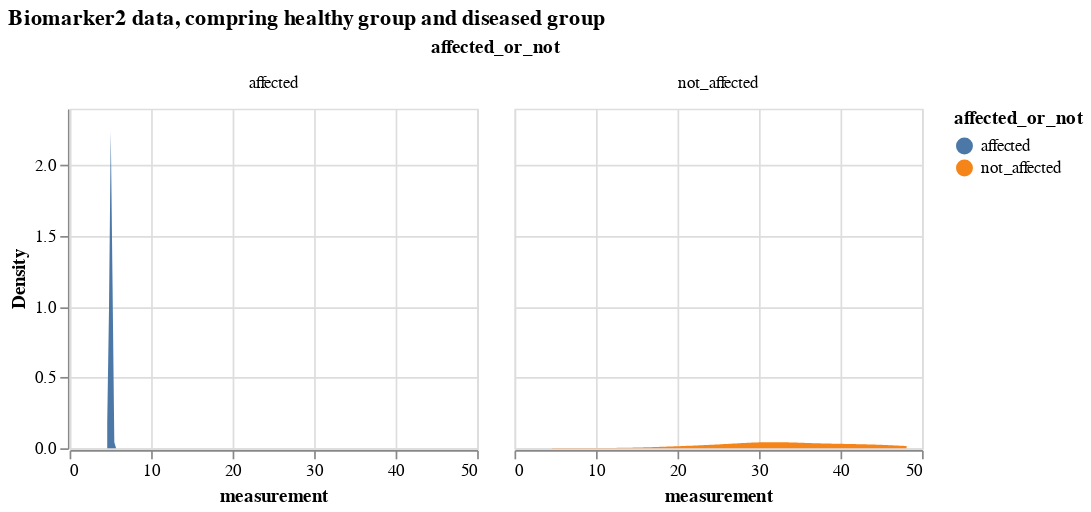

Notebook source saved alongside this figure:
### Markdown cell above
### Comparing a certain biomarker data

### Code cell
# select only biomarker 2 
bio_2_data = df_expanded[df_expanded.Biomarker=='Biomarker 2'].drop(['k_j', 'S_n', 'Biomarker'], axis = 1)
# biomarker2 data, comparing from diseased and healthy groups
alt.Chart(bio_2_data).transform_density(
    'measurement',
    as_=['measurement', 'Density'],
    groupby=['affected_or_not']
).mark_area().encode(
    x="measurement:Q",
    y="Density:Q",
    facet = alt.Facet(
        "affected_or_not:N",
    ),
    color=alt.Color(
        'affected_or_not:N'
    )
).properties(
    width= 240,
    height = 200,
).properties(
    title='Biomarker2 data, compring healthy group and diseased group'
)

### Figure 1 — Vega-Lite specification as saved in the notebook (floating-point values rounded to 4 significant figures)
{"config": {"view": {"continuousWidth": 300, "continuousHeight": 300}}, "data": {"name": "data-2a8df149cb6bb7097e6e93226ee2cc9a"}, "mark": {"type": "area"}, "encoding": {"color": {"field": "affected_or_not", "type": "nominal"}, "facet": {"field": "affected_or_not", "type": "nominal"}, "x": {"field": "measurement", "type": "quantitative"}, "y": {"field": "Density", "type": "quantitative"}}, "height": 200, "title": "Biomarker2 data, compring healthy group and diseased group", "transform": [{"density": "measurement", "groupby": ["affected_or_not"], "as": ["measurement", "Density"]}], "width": 240, "$schema": "https://vega.github.io/schema/vega-lite/v5.16.3.json", "datasets": {"data-2a8df149cb6bb7097e6e93226ee2cc9a": [{"participant": 0, "measurement": 5.038, "affected_or_not": "affected"}, {"participant": 1, "measurement": 5.34, "affected_or_not": "affected"}, {"participant": 2, "measurement": 31.72, "affected_or_not": "not_affected"}, {"participant": 3, "measurement": 25.3, "affected_or_not": "not_affected"}, {"participant": 4, "measurement": 23.38, "affected_or_not": "not_affected"}, {"participant": 5, "measurement": 32.18, "affected_or_not": "not_affected"}, {"participant": 6, "measurement": 21.7, "affected_or_not": "not_affected"}, {"participant": 7, "measurement": 41.72, "affected_or_not": "not_affected"}, {"participant": 8, "measurement": 32.64, "affected_or_not": "not_affected"}, {"participant": 9, "measurement": 4.941, "affected_or_not": "affected"}, {"participant": 10, "measurement": 29.56, "affected_or_not": "not_affected"}, {"participant": 11, "measurement": 21.92, "affected_or_not": "not_affected"}, {"participant": 12, "measurement": 5.176, "affected_or_not": "affected"}, {"participant": 13, "measurement": 37.22, "affected_or_not": "not_affected"}, {"participant": 14, "measurement": 5.141, "affected_or_not": "affected"}, {"participant": 15, "measurement": 20.24, "affected_or_not": "not_affected"}, {"participant": 16, "measurement": 4.821, "affected_or_not": "affected"}, {"participant": 17, "measurement": 4.892, "affected_or_not": "affected"}, {"participant": 18, "measurement": 33.94, "affected_or_not": "not_affected"}, {"participant": 19, "measurement": 30.37, "affected_or_not": "not_affected"}, {"participant": 20, "measurement": 4.835, "affected_or_not": "affected"}, {"participant": 21, "measurement": 43.94, "affected_or_not": "not_affected"}, {"participant": 22, "measurement": 5.222, "affected_or_not": "affected"}, {"participant": 23, "measurement": 5.034, "affected_or_not": "affected"}, {"participant": 24, "measurement": 5.071, "affected_or_not": "affected"}, {"participant": 25, "measurement": 48.11, "affected_or_not": "not_affected"}, {"participant": 26, "measurement": 33.42, "affected_or_not": "not_affected"}, {"participant": 27, "measurement": 20.62, "affected_or_not": "not_affected"}, {"participant": 28, "measurement": 5.047, "affected_or_not": "affected"}, {"participant": 29, "measurement": 33.08, "affected_or_not": "not_affected"}, {"participant": 30, "measurement": 5.007, "affected_or_not": "affected"}, {"participant": 31, "measurement": 27.6, "affected_or_not": "not_affected"}, {"participant": 32, "measurement": 5.084, "affected_or_not": "affected"}, {"participant": 33, "measurement": 27.09, "affected_or_not": "not_affected"}, {"participant": 34, "measurement": 22.7, "affected_or_not": "not_affected"}, {"participant": 35, "measurement": 35.06, "affected_or_not": "not_affected"}, {"participant": 36, "measurement": 37.09, "affected_or_not": "not_affected"}, {"participant": 37, "measurement": 35.14, "affected_or_not": "not_affected"}, {"participant": 38, "measurement": 38.34, "affected_or_not": "not_affected"}, {"participant": 39, "measurement": 5.013, "affected_or_not": "affected"}, {"participant": 40, "measurement": 42.72, "affected_or_not": "not_affected"}, {"participant": 41, "measurement": 5.247, "affected_or_not": "affected"}, {"participant": 42, "measurement": 33.67, "affected_or_not": "not_affected"}, {"participant": 43, "measurement": 4.744, "affected_or_not": "affected"}, {"participant": 44, "measurement": 30.52, "affected_or_not": "not_affected"}, {"participant": 45, "measurement": 5.114, "affected_or_not": "affected"}, {"participant": 46, "measurement": 4.781, "affected_or_not": "affected"}, {"participant": 47, "measurement": 32.83, "affected_or_not": "not_affected"}, {"participant": 48, "measurement": 5.203, "affected_or_not": "affected"}, {"participant": 49, "measurement": 47.33, "affected_or_not": "not_affected"}, {"participant": 50, "measurement": 30.79, "affected_or_not": "not_affected"}, {"participant": 51, "measurement": 5.079, "affected_or_not": "affected"}, {"participant": 52, "measurement": 5.262, "affected_or_not": "affected"}, {"participant": 53, "measurement": 47.84, "affected_or_not": "not_affected"}, {"participant": 54, "measurement": 45.33, "affected_or_not": "not_affected"}, {"participant": 55, "measurement": 35.82, "affected_or_not": "not_affected"}, {"participant": 56, "measurement": 47.33, "affected_or_not": "not_affected"}, {"participant": 57, "measurement": 36.17, "affected_or_not": "not_affected"}, {"participant": 58, "measurement": 33.41, "affected_or_not": "not_affected"}, {"participant": 59, "measurement": 33.04, "affected_or_not": "not_affected"}, {"participant": 60, "measurement": 5.093, "affected_or_not": "affected"}, {"participant": 61, "measurement": 4.939, "affected_or_not": "affected"}, {"participant": 62, "measurement": 27.1, "affected_or_not": "not_affected"}, {"participant": 63, "measurement": 39.44, "affected_or_not": "not_affected"}, {"participant": 64, "measurement": 41.51, "affected_or_not": "not_affected"}, {"participant": 65, "measurement": 5.152, "affected_or_not": "affected"}, {"participant": 66, "measurement": 40.72, "affected_or_not": "not_affected"}, {"participant": 67, "measurement": 14.64, "affected_or_not": "not_affected"}, {"participant": 68, "measurement": 41.63, "affected_or_not": "not_affected"}, {"participant": 69, "measurement": 30.96, "affected_or_not": "not_affected"}, {"participant": 70, "measurement": 25.94, "affected_or_not": "not_affected"}, {"participant": 71, "measurement": 5.166, "affected_or_not": "affected"}, {"participant": 72, "measurement": 39.25, "affected_or_not": "not_affected"}, {"participant": 73, "measurement": 42.91, "affected_or_not": "not_affected"}, {"participant": 74, "measurement": 27.9, "affected_or_not": "not_affected"}, {"participant": 75, "measurement": 42.76, "affected_or_not": "not_affected"}, {"participant": 76, "measurement": 5.0, "affected_or_not": "affected"}, {"participant": 77, "measurement": 30.2, "affected_or_not": "not_affected"}, {"participant": 78, "measurement": 5.187, "affected_or_not": "affected"}, {"participant": 79, "measurement": 30.09, "affected_or_not": "not_affected"}, {"participant": 80, "measurement": 4.615, "affected_or_not": "not_affected"}, {"participant": 81, "measurement": 28.26, "affected_or_not": "not_affected"}, {"participant": 82, "measurement": 40.73, "affected_or_not": "not_affected"}, {"participant": 83, "measurement": 44.7, "affected_or_not": "not_affected"}, {"participant": 84, "measurement": 5.019, "affected_or_not": "affected"}, {"participant": 85, "measurement": 4.9, "affected_or_not": "affected"}, {"participant": 86, "measurement": 34.57, "affected_or_not": "not_affected"}, {"participant": 87, "measurement": 28.02, "affected_or_not": "not_affected"}, {"participant": 88, "measurement": 28.76, "affected_or_not": "not_affected"}, {"participant": 89, "measurement": 19.06, "affected_or_not": "not_affected"}, {"participant": 90, "measurement": 45.95, "affected_or_not": "not_affected"}, {"participant": 91, "measurement": 29.44, "affected_or_not": "not_affected"}, {"participant": 92, "measurement": 47.39, "affected_or_not": "not_affected"}, {"participant": 93, "measurement": 5.161, "affected_or_not": "affected"}, {"participant": 94, "measurement": 21.54, "affected_or_not": "not_affected"}, {"participant": 95, "measurement": 4.687, "affected_or_not": "affected"}, {"participant": 96, "measurement": 30.13, "affected_or_not": "not_affected"}, {"participant": 97, "measurement": 38.9, "affected_or_not": "not_affected"}, {"participant": 98, "measurement": 30.51, "affected_or_not": "not_affected"}, {"participant": 99, "measurement": 41.64, "affected_or_not": "not_affected"}]}}
